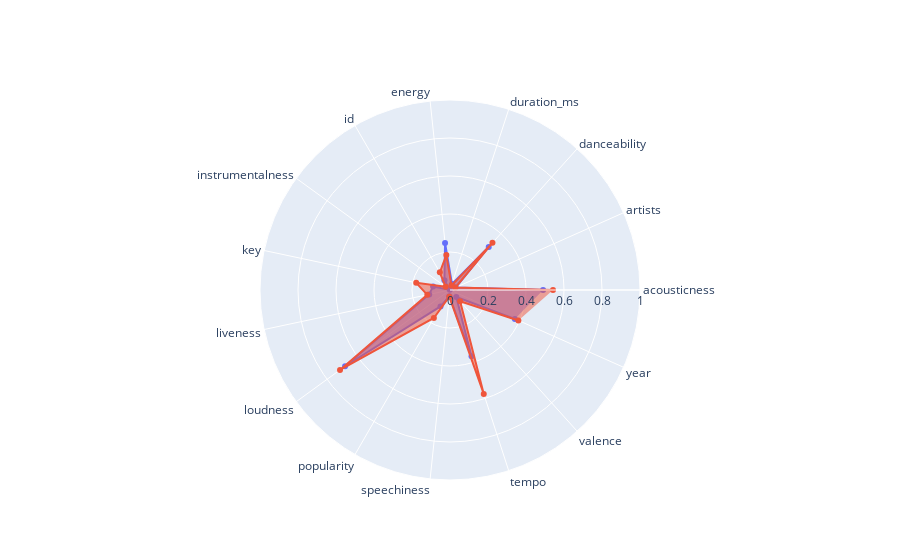

This figure's notebook cell:
### Code cell
def run_model(a):
    monad = search_id_monad(a)
    data = [monad[0][0], monad[0][1]]
    meta_data = [
        df.values.tolist()[data[0]],
        df.values.tolist()[data[1]]]
    return [compare_this(data[0], data[1]), meta_data]
    
run_model(10000)

### Figure 1 — Plotly figure (JSON) as saved in the notebook; plotly's stock layout.template omitted (floating-point values rounded to 4 significant figures)
{"data": [{"fill": "toself", "name": "Product A", "r": [0.49, 0.03224, 0.3047, 0.03351, 0.249, 0.05886, 0.0012, 0.09091, 0.112, 0.6827, 0.1, 0.03251, 0.3667, 0.0494, 0.3737], "theta": ["acousticness", "artists", "danceability", "duration_ms", "energy", "id", "instrumentalness", "key", "liveness", "loudness", "popularity", "speechiness", "tempo", "valence", "year"], "type": "scatterpolar"}, {"fill": "toself", "name": "Product B", "r": [0.5422, 0.03089, 0.334, 0.0249, 0.185, 0.1071, 0.0288, 0.1818, 0.122, 0.7155, 0.17, 0.0354, 0.575, 0.0795, 0.3939], "theta": ["acousticness", "artists", "danceability", "duration_ms", "energy", "id", "instrumentalness", "key", "liveness", "loudness", "popularity", "speechiness", "tempo", "valence", "year"], "type": "scatterpolar"}], "layout": {"polar": {"radialaxis": {"range": [0, 1], "visible": true}}, "showlegend": false}}
